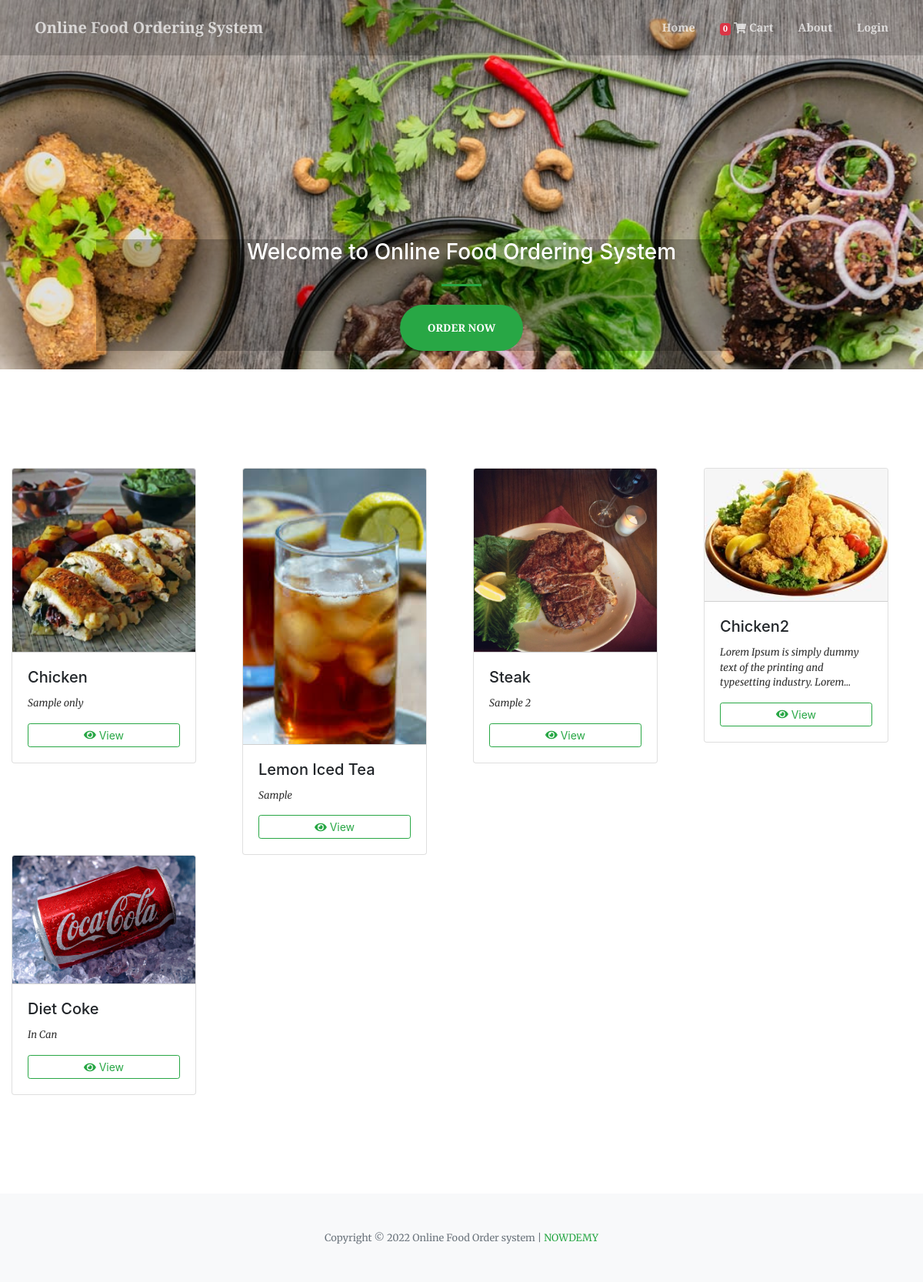
The page / on the database its author committed.
### tables this page shows
CREATE TABLE `product_list` (
  `id` int(30) NOT NULL,
  `category_id` int(30) NOT NULL,
  `name` varchar(100) NOT NULL,
  `description` text NOT NULL,
  `price` float NOT NULL DEFAULT 0,
  `img_path` text NOT NULL,
  `status` tinyint(1) NOT NULL DEFAULT 1 COMMENT '0= unavailable, 2 Available'
);

### home.php (the view, shortened to what this page needs)
       <header class="masthead">
           <div class="container h-100">
               <div class="row h-100 align-items-center justify-content-center text-center">
                   <div class="col-lg-10 align-self-end mb-4 page-title">
                   	<h3 class="text-white">Welcome to <?php echo $_SESSION['setting_name']; ?></h3>
                       <hr class="divider my-4" />
                       <a class="btn btn-primary btn-xl js-scroll-trigger" href="#menu">Order Now</a>
                   </div>
               </div>
           </div>
       </header>
<section class="page-section" id="menu">
       <div id="menu-field" class="card-deck">
               <?php
                   include'admin/db_connect.php';
                   $qry = $conn->query("SELECT * FROM  product_list order by rand() ");
                   while($row = $qry->fetch_assoc()):
                   ?>
                   <div class="col-lg-3">
                    <div class="card menu-item ">
                       <img src="assets/img/<?php echo $row['img_path'] ?>" class="card-img-top" alt="...">
                       <div class="card-body">
                         <h5 class="card-title"><?php echo $row['name'] ?></h5>
                         <p class="card-text truncate"><?php echo $row['description'] ?></p>
                         <div class="text-center">
                             <button class="btn btn-sm btn-outline-primary view_prod btn-block" data-id=<?php echo $row['id'] ?>><i class="fa fa-eye"></i> View</button>
                         </div>
                       </div>
                     </div>
                     </div>
                   <?php endwhile; ?>
       </div>
   </section>

### index.php (shortened to what this page needs)
<!DOCTYPE html>
<html lang="en">
    <?php
    include('header.php');
    ?>
    <body id="page-top">
        <nav class="navbar navbar-expand-lg navbar-light fixed-top py-3" id="mainNav">
            <div class="container">
                <a class="navbar-brand js-scroll-trigger" href="./"><?php echo $_SESSION['setting_name'] ?></a>
                <div class="collapse navbar-collapse" id="navbarResponsive">
                    <ul class="navbar-nav ml-auto my-2 my-lg-0">
                        <li class="nav-item"><a class="nav-link js-scroll-trigger" href="index.php?page=home">Home</a></li>
                        <li class="nav-item"><a class="nav-link js-scroll-trigger" href="index.php?page=cart_list"><span> <span class="badge badge-danger item_count">0</span> <i class="fa fa-shopping-cart"></i>  </span>Cart</a></li>
                        <li class="nav-item"><a class="nav-link js-scroll-trigger" href="index.php?page=about">About</a></li>
                        <?php if(isset($_SESSION['login_user_id'])): ?>
                        <li class="nav-item"><a class="nav-link js-scroll-trigger" href="admin/ajax.php?action=logout2"><?php echo "Welcome ". $_SESSION['login_first_name'].' '.$_SESSION['login_last_name'] ?> <i class="fa fa-power-off"></i></a></li>
                      <?php else: ?>
                        <li class="nav-item"><a class="nav-link js-scroll-trigger" href="javascript:void(0)" id="login_now">Login</a></li>
                      <?php endif; ?>
                    </ul>
                </div>
            </div>
        </nav>
        <?php
        $page = isset($_GET['page']) ?$_GET['page'] : "home";
        include $page.'.php';
        ?>
        <footer class="bg-light py-5">
            <div class="container"><div class="small text-center text-muted">Copyright © 2022 Online Food Order system | <a href="https://www.youtube.com/c/Nowdemy/" target="_blank">NOWDEMY</a></div></div>
        </footer>
    </body>
</html>

### header.php (shortened to what this page needs)
<link href="https://cdnjs.cloudflare.com/ajax/libs/magnific-popup.js/1.1.0/magnific-popup.min.css" rel="stylesheet" />
<link href="admin/assets/vendor/bootstrap-datepicker/css/bootstrap-datepicker.css" rel="stylesheet" />
<link href="css/styles.css" rel="stylesheet" />

### rows shown on the page
product_list: img_path (picture), name "Chicken", description "Sample only"
product_list: img_path (picture), name "Lemon Iced Tea", description "Sample"
product_list: img_path (picture), name "Steak", description "Sample 2"
product_list: img_path (picture), name "Chicken2", description "Lorem Ipsum is simply dummy text of the printing and typesetting industry.…"
product_list: img_path (picture), name "Diet Coke", description "In Can"

### other values the page prints
$_SESSION['setting_name'] "Online Food Ordering System"
